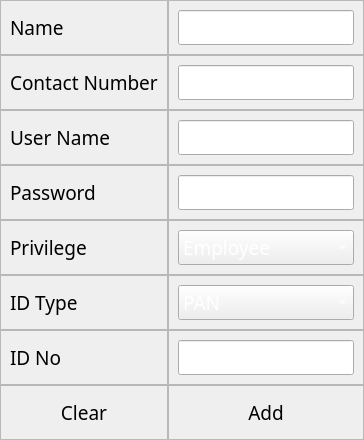
                     <widget class="QFrame" name="frame_127">
                      <property name="sizePolicy">
                       <sizepolicy hsizetype="Fixed" vsizetype="Fixed">
                        <horstretch>0</horstretch>
                        <verstretch>0</verstretch>
                       </sizepolicy>
                      </property>
                      <property name="font">
                       <font>
                        <family>Century Gothic</family>
                        <pointsize>14</pointsize>
                       </font>
                      </property>
                      <property name="autoFillBackground">
                       <bool>false</bool>
                      </property>
                      <property name="frameShape">
                       <enum>QFrame::NoFrame</enum>
                      </property>
                      <property name="frameShadow">
                       <enum>QFrame::Plain</enum>
                      </property>
                      <layout class="QHBoxLayout" name="horizontalLayout_42">
                       <property name="spacing">
                        <number>0</number>
                       </property>
                       <property name="sizeConstraint">
                        <enum>QLayout::SetDefaultConstraint</enum>
                       </property>
                       <property name="leftMargin">
                        <number>0</number>
                       </property>
                       <property name="topMargin">
                        <number>0</number>
                       </property>
                       <property name="rightMargin">
                        <number>0</number>
                       </property>
                       <property name="bottomMargin">
                        <number>0</number>
                       </property>
                       <item>
                        <widget class="QFrame" name="frame_128">
                         <property name="sizePolicy">
                          <sizepolicy hsizetype="Fixed" vsizetype="Preferred">
                           <horstretch>0</horstretch>
                           <verstretch>0</verstretch>
                          </sizepolicy>
                         </property>
                         <property name="frameShape">
                          <enum>QFrame::NoFrame</enum>
                         </property>
                         <property name="frameShadow">
                          <enum>QFrame::Plain</enum>
                         </property>
                         <layout class="QVBoxLayout" name="verticalLayout_93">
                          <property name="spacing">
                           <number>0</number>
                          </property>
                          <property name="leftMargin">
                           <number>0</number>
                          </property>
                          <property name="topMargin">
                           <number>0</number>
                          </property>
                          <property name="rightMargin">
                           <number>0</number>
                          </property>
                          <property name="bottomMargin">
                           <number>0</number>
                          </property>
                          <item>
                           <widget class="QFrame" name="frame_129">
                            <property name="styleSheet">
                             <string notr="true">font: 16pt &quot;Century Gothic&quot;;</string>
                            </property>
                            <property name="frameShape">
                             <enum>QFrame::StyledPanel</enum>
                            </property>
                            <property name="frameShadow">
                             <enum>QFrame::Raised</enum>
                            </property>
                            <layout class="QVBoxLayout" name="verticalLayout_94">
                             <item>
                              <widget class="QLabel" name="label_61">
                               <property name="styleSheet">
                                <string notr="true">font: 12pt &quot;Century Gothic&quot;;
</string>
                               </property>
                               <property name="text">
                                <string>Name</string>
                               </property>
                              </widget>
                             </item>
                            </layout>
                           </widget>
                          </item>
                          <item>
                           <widget class="QFrame" name="frame_130">
                            <property name="frameShape">
                             <enum>QFrame::StyledPanel</enum>
                            </property>
                            <property name="frameShadow">
                             <enum>QFrame::Raised</enum>
                            </property>
                            <layout class="QVBoxLayout" name="verticalLayout_95">
                             <item>
                              <widget class="QLabel" name="label_62">
                               <property name="styleSheet">
                                <string notr="true">font: 12pt &quot;Century Gothic&quot;;
</string>
                               </property>
                               <property name="text">
                                <string>Contact Number</string>
                               </property>
                              </widget>
                             </item>
                            </layout>
                           </widget>
                          </item>
                          <item>
                           <widget class="QFrame" name="frame_131">
                            <property name="frameShape">
                             <enum>QFrame::StyledPanel</enum>
                            </property>
                            <property name="frameShadow">
                             <enum>QFrame::Raised</enum>
                            </property>
                            <layout class="QVBoxLayout" name="verticalLayout_96">
                             <item>
                              <widget class="QLabel" name="label_63">
                               <property name="styleSheet">
                                <string notr="true">font: 12pt &quot;Century Gothic&quot;;
</string>
                               </property>
                               <property name="text">
                                <string>User Name</string>
                               </property>
                              </widget>
                             </item>
                            </layout>
                           </widget>
                          </item>
                          <item>
                           <widget class="QFrame" name="frame_132">
                            <property name="frameShape">
                             <enum>QFrame::StyledPanel</enum>
                            </property>
                            <property name="frameShadow">
                             <enum>QFrame::Raised</enum>
                            </property>
                            <layout class="QVBoxLayout" name="verticalLayout_97">
                             <item>
                              <widget class="QLabel" name="label_64">
                               <property name="styleSheet">
                                <string notr="true">font: 12pt &quot;Century Gothic&quot;;
</string>
                               </property>
                               <property name="text">
                                <string>Password</string>
                               </property>
                              </widget>
                             </item>
                            </layout>
                           </widget>
                          </item>
                          <item>
                           <widget class="QFrame" name="frame_133">
                            <property name="frameShape">
                             <enum>QFrame::StyledPanel</enum>
                            </property>
                            <property name="frameShadow">
                             <enum>QFrame::Raised</enum>
                            </property>
                            <layout class="QVBoxLayout" name="verticalLayout_98">
                             <item>
                              <widget class="QLabel" name="label_65">
                               <property name="styleSheet">
                                <string notr="true">font: 12pt &quot;Century Gothic&quot;;
</string>
                               </property>
                               <property name="text">
                                <string>Privilege</string>
                               </property>
                              </widget>
                             </item>
                            </layout>
                           </widget>
                          </item>
                          <item>
                           <widget class="QFrame" name="frame_244">
                            <property name="frameShape">
                             <enum>QFrame::StyledPanel</enum>
                            </property>
                            <property name="frameShadow">
                             <enum>QFrame::Raised</enum>
                            </property>
                            <layout class="QVBoxLayout" name="verticalLayout_179">
                             <item>
                              <widget class="QLabel" name="label_82">
                               <property name="styleSheet">
                                <string notr="true">font: 12pt &quot;Century Gothic&quot;;
</string>
                               </property>
                               <property name="text">
                                <string>ID Type</string>
                               </property>
                              </widget>
                             </item>
                            </layout>
                           </widget>
                          </item>
                          <item>
                           <widget class="QFrame" name="frame_134">
                            <property name="frameShape">
                             <enum>QFrame::StyledPanel</enum>
                            </property>
                            <property name="frameShadow">
                             <enum>QFrame::Raised</enum>
                            </property>
                            <layout class="QVBoxLayout" name="verticalLayout_99">
                             <item>
                              <widget class="QLabel" name="label_66">
                               <property name="styleSheet">
                                <string notr="true">font: 12pt &quot;Century Gothic&quot;;
</string>
                               </property>
                               <property name="text">
                                <string>ID No</string>
                               </property>
                              </widget>
                             </item>
                            </layout>
                           </widget>
                          </item>
                          <item>
                           <widget class="QFrame" name="frame_198">
                            <property name="frameShape">
                             <enum>QFrame::StyledPanel</enum>
                            </property>
                            <property name="frameShadow">
                             <enum>QFrame::Raised</enum>
                            </property>
                            <layout class="QVBoxLayout" name="verticalLayout_143">
                             <item>
                              <widget class="QPushButton" name="users_clear_btn">
                               <property name="cursor">
                                <cursorShape>PointingHandCursor</cursorShape>
                               </property>
                               <property name="styleSheet">
                                <string notr="true">font: 16pt &quot;Century Gothic&quot;;</string>
                               </property>
                               <property name="text">
                                <string>Clear</string>
                               </property>
                               <property name="flat">
                                <bool>true</bool>
                               </property>
                              </widget>
                             </item>
                            </layout>
                           </widget>
                          </item>
                         </layout>
                        </widget>
                       </item>
                       <item>
                        <widget class="QFrame" name="frame_137">
                         <property name="sizePolicy">
                          <sizepolicy hsizetype="Fixed" vsizetype="Preferred">
                           <horstretch>0</horstretch>
                           <verstretch>0</verstretch>
                          </sizepolicy>
                         </property>
                         <property name="frameShape">
                          <enum>QFrame::NoFrame</enum>
                         </property>
                         <property name="frameShadow">
                          <enum>QFrame::Plain</enum>
                         </property>
                         <layout class="QVBoxLayout" name="verticalLayout_102">
                          <property name="spacing">
                           <number>0</number>
                          </property>
                          <property name="leftMargin">
                           <number>0</number>
                          </property>
                          <property name="topMargin">
                           <number>0</number>
                          </property>
                          <property name="rightMargin">
                           <number>0</number>
                          </property>
                          <property name="bottomMargin">
                           <number>0</number>
                          </property>
                          <item alignment="Qt::AlignVCenter">
                           <widget class="QFrame" name="frame_138">
                            <property name="frameShape">
                             <enum>QFrame::StyledPanel</enum>
                            </property>
                            <property name="frameShadow">
                             <enum>QFrame::Raised</enum>
                            </property>
                            <layout class="QVBoxLayout" name="verticalLayout_103">
                             <item alignment="Qt::AlignVCenter">
                              <widget class="QLineEdit" name="users_name">
                               <property name="sizePolicy">
                                <sizepolicy hsizetype="Preferred" vsizetype="Fixed">
                                 <horstretch>0</horstretch>
                                 <verstretch>0</verstretch>
                                </sizepolicy>
                               </property>
                               <property name="placeholderText">
                                <string/>
                               </property>
                              </widget>
                             </item>
                            </layout>
                           </widget>
                          </item>
                          <item>
                           <widget class="QFrame" name="frame_139">
                            <property name="frameShape">
                             <enum>QFrame::StyledPanel</enum>
                            </property>
                            <property name="frameShadow">
                             <enum>QFrame::Raised</enum>
                            </property>
                            <layout class="QVBoxLayout" name="verticalLayout_104">
                             <item>
                              <widget class="QLineEdit" name="users_contact_no">
                               <property name="sizePolicy">
                                <sizepolicy hsizetype="Preferred" vsizetype="Fixed">
                                 <horstretch>0</horstretch>
                                 <verstretch>0</verstretch>
                                </sizepolicy>
                               </property>
                               <property name="maxLength">
                                <number>10</number>
                               </property>
                               <property name="placeholderText">
                                <string/>
                               </property>
                              </widget>
                             </item>
                            </layout>
                           </widget>
                          </item>
                          <item>
                           <widget class="QFrame" name="frame_140">
                            <property name="frameShape">
                             <enum>QFrame::StyledPanel</enum>
                            </property>
                            <property name="frameShadow">
                             <enum>QFrame::Raised</enum>
                            </property>
                            <layout class="QVBoxLayout" name="verticalLayout_105">
                             <item>
                              <widget class="QLineEdit" name="users_username">
                               <property name="sizePolicy">
                                <sizepolicy hsizetype="Preferred" vsizetype="Fixed">
                                 <horstretch>0</horstretch>
                                 <verstretch>0</verstretch>
                                </sizepolicy>
                               </property>
                               <property name="maxLength">
                                <number>15</number>
                               </property>
                               <property name="placeholderText">
                                <string/>
                               </property>
                              </widget>
                             </item>
                            </layout>
                           </widget>
                          </item>
                          <item>
                           <widget class="QFrame" name="frame_141">
                            <property name="frameShape">
                             <enum>QFrame::StyledPanel</enum>
                            </property>
                            <property name="frameShadow">
                             <enum>QFrame::Raised</enum>
                            </property>
                            <layout class="QVBoxLayout" name="verticalLayout_106">
                             <item>
                              <widget class="QLineEdit" name="users_password">
                               <property name="sizePolicy">
                                <sizepolicy hsizetype="Preferred" vsizetype="Fixed">
                                 <horstretch>0</horstretch>
                                 <verstretch>0</verstretch>
                                </sizepolicy>
                               </property>
                               <property name="maxLength">
                                <number>20</number>
                               </property>
                               <property name="placeholderText">
                                <string/>
                               </property>
                              </widget>
                             </item>
                            </layout>
                           </widget>
                          </item>
                          <item>
                           <widget class="QFrame" name="frame_142">
                            <property name="frameShape">
                             <enum>QFrame::StyledPanel</enum>
                            </property>
                            <property name="frameShadow">
                             <enum>QFrame::Raised</enum>
                            </property>
                            <layout class="QVBoxLayout" name="verticalLayout_107">
                             <item>
                              <widget class="QComboBox" name="users_acc_type_combo">
                               <property name="cursor">
                                <cursorShape>PointingHandCursor</cursorShape>
                               </property>
                               <property name="styleSheet">
                                <string notr="true">font: 10pt &quot;Century Gothic&quot;;
color: rgb(255, 255, 255);</string>
                               </property>
                               <item>
                                <property name="text">
                                 <string>Employee</string>
                                </property>
                               </item>
                               <item>
                                <property name="text">
                                 <string>Admin</string>
                                </property>
                               </item>
                              </widget>
                             </item>
                            </layout>
                           </widget>
                          </item>
                          <item>
                           <widget class="QFrame" name="frame_245">
                            <property name="frameShape">
                             <enum>QFrame::StyledPanel</enum>
                            </property>
                            <property name="frameShadow">
                             <enum>QFrame::Raised</enum>
                            </property>
                            <layout class="QVBoxLayout" name="verticalLayout_180">
                             <item>
                              <widget class="QComboBox" name="users_id_type_combo_2">
                               <property name="cursor">
                                <cursorShape>PointingHandCursor</cursorShape>
                               </property>
                               <property name="styleSheet">
                                <string notr="true">font: 10pt &quot;Century Gothic&quot;;
color: rgb(255, 255, 255);</string>
                               </property>
                               <item>
                                <property name="text">
                                 <string>PAN</string>
                                </property>
                               </item>
                               <item>
                                <property name="text">
                                 <string>Aadhar</string>
                                </property>
                               </item>
                               <item>
                                <property name="text">
                                 <string>Voter ID</string>
                                </property>
                               </item>
                               <item>
                                <property name="text">
                                 <string>Company ID</string>
                                </property>
                               </item>
                              </widget>
                             </item>
                            </layout>
                           </widget>
                          </item>
                          <item>
                           <widget class="QFrame" name="frame_143">
                            <property name="frameShape">
                             <enum>QFrame::StyledPanel</enum>
                            </property>
                            <property name="frameShadow">
                             <enum>QFrame::Raised</enum>
                            </property>
                            <layout class="QVBoxLayout" name="verticalLayout_108">
                             <item>
                              <widget class="QLineEdit" name="users_id_no">
                               <property name="sizePolicy">
                                <sizepolicy hsizetype="Preferred" vsizetype="Fixed">
                                 <horstretch>0</horstretch>
                                 <verstretch>0</verstretch>
                                </sizepolicy>
                               </property>
                               <property name="maxLength">
                                <number>10</number>
                               </property>
                               <property name="placeholderText">
                                <string/>
                               </property>
                              </widget>
                             </item>
                            </layout>
                           </widget>
                          </item>
                          <item>
                           <widget class="QFrame" name="frame_199">
                            <property name="frameShape">
                             <enum>QFrame::StyledPanel</enum>
                            </property>
                            <property name="frameShadow">
                             <enum>QFrame::Raised</enum>
                            </property>
                            <layout class="QVBoxLayout" name="verticalLayout_144">
                             <item>
                              <widget class="QPushButton" name="users_add_btn_2">
                               <property name="cursor">
                                <cursorShape>PointingHandCursor</cursorShape>
                               </property>
                               <property name="styleSheet">
                                <string notr="true">font: 16pt &quot;Century Gothic&quot;;</string>
                               </property>
                               <property name="text">
                                <string>Add</string>
                               </property>
                               <property name="flat">
                                <bool>true</bool>
                               </property>
                              </widget>
                             </item>
                            </layout>
                           </widget>
                          </item>
                         </layout>
                        </widget>
                       </item>
                      </layout>
                     </widget>
